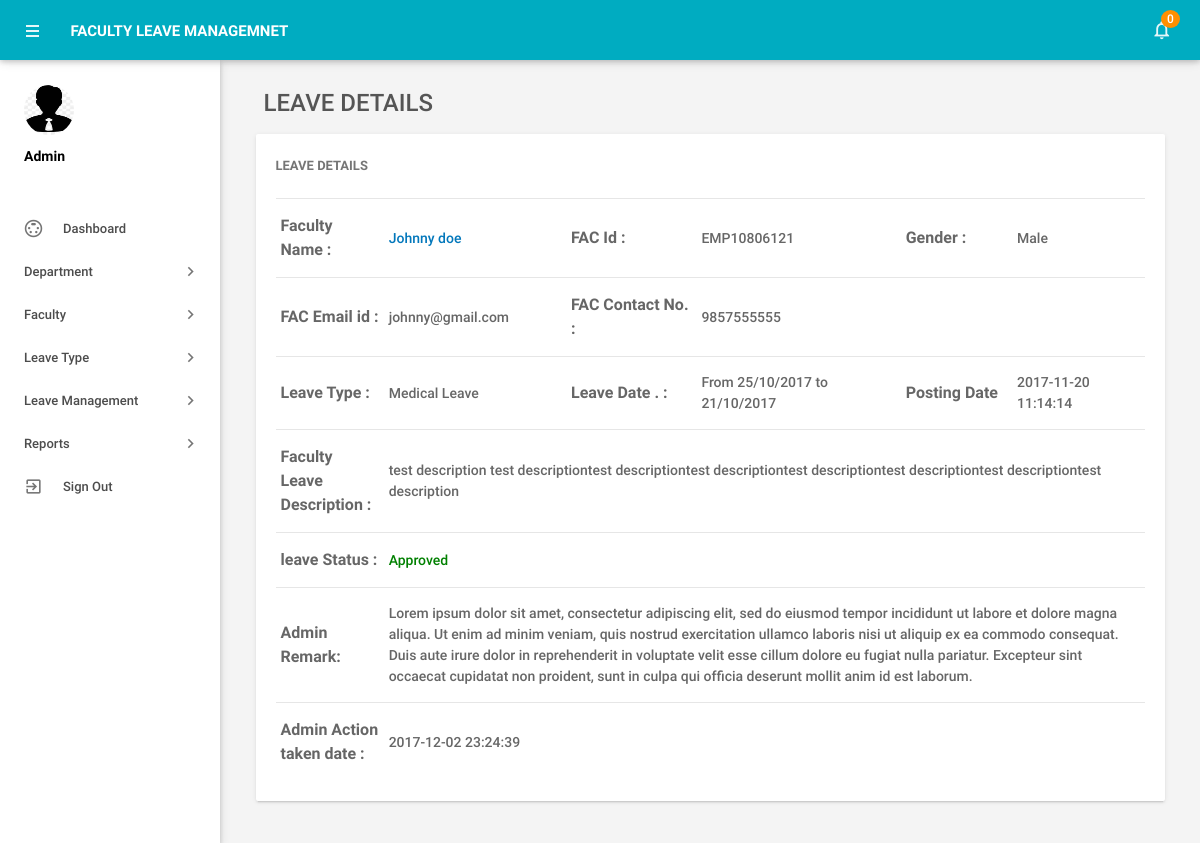
Page /admin/leave-details.php?leaveid=8 (signed in) on the committed database.
### tables this page shows
CREATE TABLE IF NOT EXISTS `tblleaves` (
  `id` int(11) NOT NULL,
  `LeaveType` varchar(110) NOT NULL,
  `ToDate` varchar(120) NOT NULL,
  `FromDate` varchar(120) NOT NULL,
  `Description` mediumtext NOT NULL,
  `PostingDate` timestamp NOT NULL DEFAULT CURRENT_TIMESTAMP,
  `AdminRemark` mediumtext,
  `AdminRemarkDate` varchar(120) DEFAULT NULL,
  `Status` int(1) NOT NULL,
  `IsRead` int(1) NOT NULL,
  `empid` int(11) DEFAULT NULL
);

CREATE TABLE IF NOT EXISTS `tblemployees` (
  `id` int(11) NOT NULL,
  `EmpId` varchar(100) NOT NULL,
  `FirstName` varchar(150) NOT NULL,
  `LastName` varchar(150) NOT NULL,
  `EmailId` varchar(200) NOT NULL,
  `Password` varchar(180) NOT NULL,
  `Gender` varchar(100) NOT NULL,
  `Dob` varchar(100) NOT NULL,
  `Department` varchar(255) NOT NULL,
  `Address` varchar(255) NOT NULL,
  `City` varchar(200) NOT NULL,
  `Country` varchar(150) NOT NULL,
  `Phonenumber` char(11) NOT NULL,
  `Status` int(1) NOT NULL,
  `RegDate` timestamp NOT NULL DEFAULT CURRENT_TIMESTAMP
);

### admin/leave-details.php (the view, shortened to what this page needs)
<?php
include('includes/config.php');
if(strlen($_SESSION['alogin'])==0)
    {
header('location:index.php');
}
else{
 ?>
<!DOCTYPE html>
<html lang="en">
    <head>
        <link type="text/css" rel="stylesheet" href="../assets/plugins/materialize/css/materialize.min.css"/>
        <link href="../assets/plugins/material-preloader/css/materialPreloader.min.css" rel="stylesheet">
        <link href="../assets/plugins/datatables/css/jquery.dataTables.min.css" rel="stylesheet">
                <link href="../assets/plugins/google-code-prettify/prettify.css" rel="stylesheet" type="text/css"/>
        <link href="../assets/css/alpha.min.css" rel="stylesheet" type="text/css"/>
        <link href="../assets/css/custom.css" rel="stylesheet" type="text/css"/>
    </head>
    <body>
       <?php include('includes/header.php');?>
       <?php include('includes/sidebar.php');?>
            <main class="mn-inner">
                <div class="row">
                    <div class="col s12">
                        <div class="page-title" style="font-size:24px;">Leave Details</div>
                    </div>
                    <div class="col s12 m12 l12">
                        <div class="card">
                            <div class="card-content">
                                <span class="card-title">Leave Details</span>
                                <table id="example" class="display responsive-table ">
                                    <tbody>
<?php
$lid=intval($_GET['leaveid']);
$sql = "SELECT tblleaves.id as lid,tblemployees.FirstName,tblemployees.LastName,tblemployees.EmpId,tblemployees.id,tblemployees.Gender,tblemployees.Phonenumber,tblemployees.EmailId,tblleaves.LeaveType,tblleaves.ToDate,tblleaves.FromDate,tblleaves.Description,tblleaves.PostingDate,tblleaves.Status,tblleaves.AdminRemark,tblleaves.AdminRemarkDate from tblleaves join tblemployees on tblleaves.empid=tblemployees.id where tblleaves.id=:lid";
$query = $dbh -> prepare($sql);
$query->bindParam(':lid',$lid,PDO::PARAM_STR);
$query->execute();
$results=$query->fetchAll(PDO::FETCH_OBJ);
$cnt=1;
if($query->rowCount() > 0)
{
foreach($results as $result)
{
      ?>
                                        <tr>
                                            <td style="font-size:16px;"> <b>Faculty Name :</b></td>
                                              <td><a href="editemployee.php?empid=<?php echo htmlentities($result->id);?>" target="_blank">
                                                <?php echo htmlentities($result->FirstName." ".$result->LastName);?></a></td>
                                              <td style="font-size:16px;"><b>FAC Id :</b></td>
                                              <td><?php echo htmlentities($result->EmpId);?></td>
                                              <td style="font-size:16px;"><b>Gender :</b></td>
                                              <td><?php echo htmlentities($result->Gender);?></td>
                                          </tr>
                                          <tr>
                                             <td style="font-size:16px;"><b>FAC Email id :</b></td>
                                            <td><?php echo htmlentities($result->EmailId);?></td>
                                             <td style="font-size:16px;"><b>FAC Contact No. :</b></td>
                                            <td><?php echo htmlentities($result->Phonenumber);?></td>
                                            <td>&nbsp;</td>
                                             <td>&nbsp;</td>
                                        </tr>
  <tr>
                                             <td style="font-size:16px;"><b>Leave Type :</b></td>
                                            <td><?php echo htmlentities($result->LeaveType);?></td>
                                             <td style="font-size:16px;"><b>Leave Date . :</b></td>
                                            <td>From <?php echo htmlentities($result->FromDate);?> to <?php echo htmlentities($result->ToDate);?></td>
                                            <td style="font-size:16px;"><b>Posting Date</b></td>
                                           <td><?php echo htmlentities($result->PostingDate);?></td>
                                        </tr>
<tr>
                                             <td style="font-size:16px;"><b>Faculty Leave Description : </b></td>
                                            <td colspan="5"><?php echo htmlentities($result->Description);?></td>
                                        </tr>
<tr>
<td style="font-size:16px;"><b>leave Status :</b></td>
<td colspan="5"><?php $stats=$result->Status;
if($stats==1){
?>
<span style="color: green">Approved</span>
 <?php } if($stats==2)  { ?>
<span style="color: red">Not Approved</span>
<?php } if($stats==0)  { ?>
 <span style="color: blue">waiting for approval</span>
 <?php } ?>
</td>
</tr>
<tr>
<td style="font-size:16px;"><b>Admin Remark: </b></td>
<td colspan="5"><?php
if($result->AdminRemark==""){
  echo "waiting for Approval";
}
else{
echo htmlentities($result->AdminRemark);
}
?></td>
 </tr>
 <tr>
<td style="font-size:16px;"><b>Admin Action taken date : </b></td>
<td colspan="5"><?php
if($result->AdminRemarkDate==""){
  echo "NA";
}
else{
echo htmlentities($result->AdminRemarkDate);
}
?></td>
 </tr>
                                         <?php $cnt++;} }?>
                                    </tbody>
                                </table>
                            </div>
                        </div>
                    </div>
                </div>
            </main>
        </div>
        <div class="left-sidebar-hover"></div>
    </body>
</html>
<?php } ?>

### rows in the picture
tblleaves: tblemployees.FirstName+LastName "Johnny doe", tblemployees.EmpId "EMP10806121", tblemployees.Gender "Male", tblemployees.EmailId "johnny@gmail.com", tblemployees.Phonenumber "9857555555", LeaveType "Medical Leave", FromDate "25/10/2017", ToDate "21/10/2017", PostingDate "2017-11-20 11:14:14", Description "test description test descriptiontest descriptiontest descriptiontest descriptiontest descriptiontest descriptiontest description", Status "Approved", AdminRemark "Lorem ipsum dolor sit amet, consectetur adipiscing elit, sed do eiusmod tempor incididunt ut labore et dolore magna aliqua. Ut enim ad minim veniam, quis nostrud exercitation ullamco laboris nisi ut aliquip ex ea commodo consequat. Duis aute irure dolor in reprehenderit in voluptate velit esse cillum dolore eu fugiat nulla pariatur. Excepteur sint occaecat cupidatat non proident, sunt in culpa qui officia deserunt mollit anim id est laborum.", AdminRemarkDate "2017-12-02 23:24:39"

### other values in the picture
$unreadcount "0"
